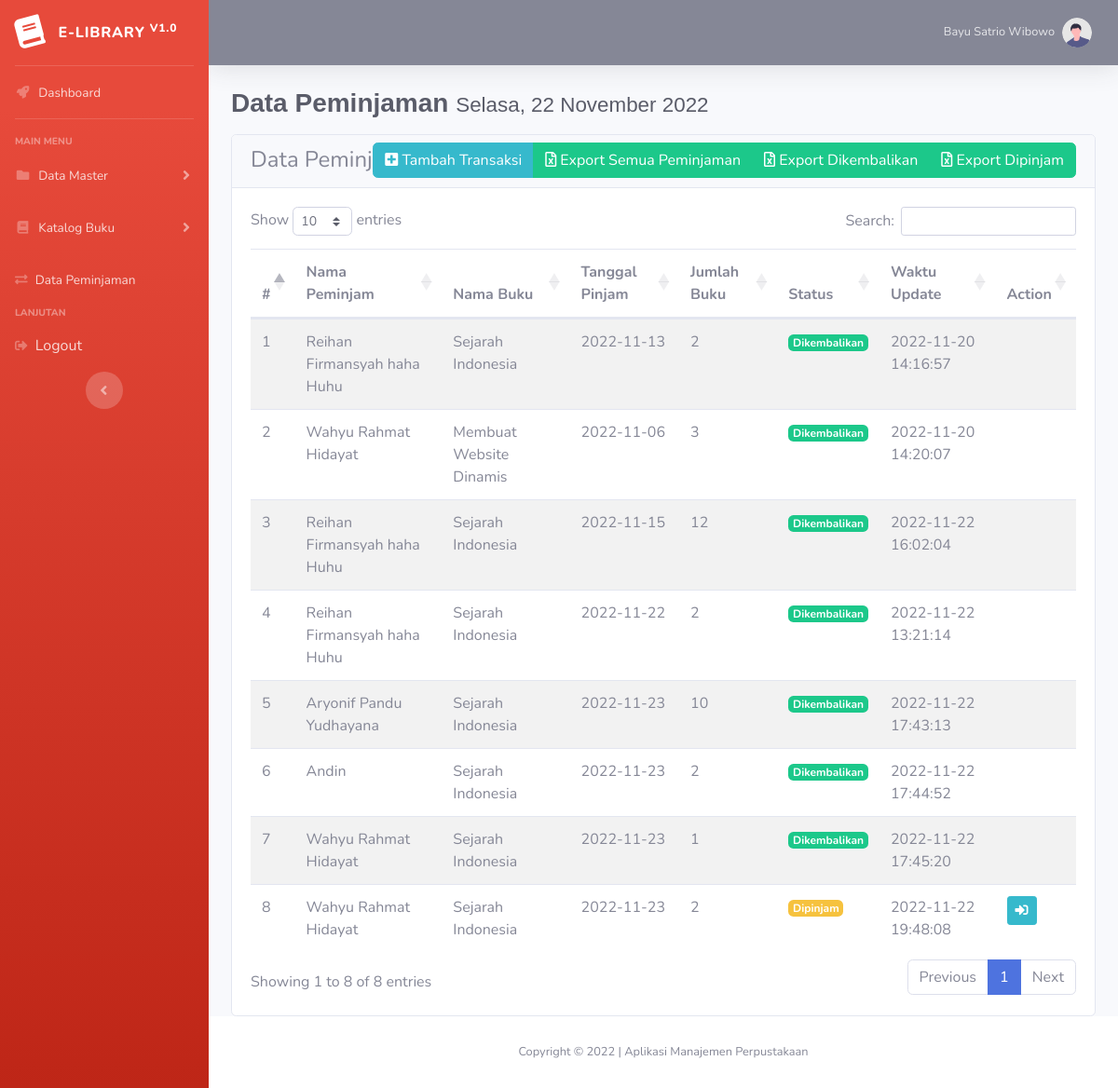
The page /index.php?page=transaksi (signed in) on the database its author committed.
### tables this page shows
CREATE TABLE `tb_transaksi` (
  `id_transaksi` int(11) NOT NULL,
  `nama_anggota` varchar(255) NOT NULL,
  `nama_buku` varchar(255) NOT NULL,
  `tgl_pinjam` date NOT NULL,
  `tgl_pengembalian` date DEFAULT NULL,
  `jumlah_buku` int(20) NOT NULL,
  `status` varchar(50) NOT NULL,
  `waktu_update` timestamp NOT NULL DEFAULT current_timestamp() ON UPDATE current_timestamp()
);

### mod_transaksi/transaksi.php (the view, shortened to what this page needs)
<section>
        <h1 class="h3 mb-3 text-gray-800" style="font-family: 'Quicksand', sans-serif; font-weight: bold;">
            Data Peminjaman
            <small>
            </small>
        </h1>
    </section>
<div class="card mt-3">
    <div class="card-header">
        <h4>Data Peminjaman</h4>
        <div class="form-group m-b-2 text-right" style="margin-top: -40px; margin-bottom: -2px;">
        <div class="btn-group" role="group" aria-label="Basic example">
        <button type="button" class="btn btn-info" data-toggle="modal" data-target="#exampleModal">
        <i class="fas fa-plus-square"></i> Tambah Transaksi
        </button>
        <a href="mod_transaksi/export_transaksi.php" class="btn btn-success"><i class="far fa-file-excel"></i> Export Semua Peminjaman</a>
        <a href="mod_transaksi/export_kembali.php" class="btn btn-success"><i class="far fa-file-excel"></i> Export Dikembalikan</a>
        <a href="mod_transaksi/export_belum_kembali.php" class="btn btn-success"><i class="far fa-file-excel"></i> Export Dipinjam</a>
    </div>
        </div>
    </div>
    <div class="card-body">
    <table class="table table-striped data">
        <thead>
            <tr>
            <th scope="col">#</th>
            <th scope="col">Nama Peminjam</th>
            <th scope="col">Nama Buku</th>
            <th scope="col">Tanggal Pinjam</th>
            <th scope="col">Jumlah Buku</th>
            <th scope="col">Status</th>
            <th scope="col">Waktu Update</th>
            <th scope="col">Action</th>
            </tr>
        </thead>
        <tbody>
            <?php
                $no=1;
                $query = mysqli_query($koneksi, "SELECT * From tb_transaksi");
                while ($data = mysqli_fetch_array($query)) {
            ?>
            <tr>
                <td><?= $no; ?></td>
                <td><?= $data['nama_anggota'] ?></td>
                <td><?= $data['nama_buku'] ?></td>
                <td><?= $data['tgl_pinjam'] ?></td>
                <td><?= $data['jumlah_buku'] ?></td>
                <td>
                    <?php
                        if($data['status'] == 1) {
                            echo "<div class='badge badge-warning'>Dipinjam</div>";
                        }else{
                            echo "<div class='badge badge-success'>Dikembalikan</div>";
                        }
                    ?>
                </td>
                <td><?= $data['waktu_update'] ?></td>
                <td>
                    <?php
                    if($data['status'] != 2){
                    ?>
                    <button class="btn btn-sm btn-info" data-toggle="modal" data-target="#modalEdit<?= $data['id_transaksi'] ?>"><i class="fas fa-sign-in-alt"></i></button>
                    <?php
                        }
                    ?>
                </td>
            </tr>
            <?php
                $no++;
                }
            ?>
        </tbody>
        </table>
    </div>
</div>

### rows shown on the page
tb_transaksi: nama_anggota "Reihan Firmansyah haha Huhu", nama_buku "Sejarah Indonesia", tgl_pinjam "2022-11-13", jumlah_buku "2", status "Dikembalikan", waktu_update "2022-11-20 14:16:57"
tb_transaksi: nama_anggota "Wahyu Rahmat Hidayat", nama_buku "Membuat Website Dinamis", tgl_pinjam "2022-11-06", jumlah_buku "3", status "Dikembalikan", waktu_update "2022-11-20 14:20:07"
tb_transaksi: nama_anggota "Reihan Firmansyah haha Huhu", nama_buku "Sejarah Indonesia", tgl_pinjam "2022-11-15", jumlah_buku "12", status "Dikembalikan", waktu_update "2022-11-22 16:02:04"
tb_transaksi: nama_anggota "Reihan Firmansyah haha Huhu", nama_buku "Sejarah Indonesia", tgl_pinjam "2022-11-22", jumlah_buku "2", status "Dikembalikan", waktu_update "2022-11-22 13:21:14"
tb_transaksi: nama_anggota "Aryonif Pandu Yudhayana", nama_buku "Sejarah Indonesia", tgl_pinjam "2022-11-23", jumlah_buku "10", status "Dikembalikan", waktu_update "2022-11-22 17:43:13"
tb_transaksi: nama_anggota "Andin", nama_buku "Sejarah Indonesia", tgl_pinjam "2022-11-23", jumlah_buku "2", status "Dikembalikan", waktu_update "2022-11-22 17:44:52"
tb_transaksi: nama_anggota "Wahyu Rahmat Hidayat", nama_buku "Sejarah Indonesia", tgl_pinjam "2022-11-23", jumlah_buku "1", status "Dikembalikan", waktu_update "2022-11-22 17:45:20"
tb_transaksi: nama_anggota "Wahyu Rahmat Hidayat", nama_buku "Sejarah Indonesia", tgl_pinjam "2022-11-23", jumlah_buku "2", status "Dipinjam", waktu_update "2022-11-22 19:48:08"

### other values the page prints
$_SESSION['nama'] "Bayu Satrio Wibowo"
